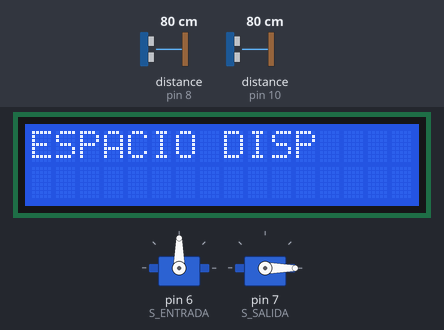
The sketch below on a simulated Arduino Uno, built with avr-gcc and run on an emulated ATmega328P. Shown: 16×2 character LCD, 2 × servo. Wiring (inferred from the names in the program): 2 × ultrasonic range finder: trigger pin 9, echo pin 8 / trigger pin 13, echo pin 10. The test bench sets the inputs (shaded band); at power-on: distance to the obstacle (sensors on pin 8, pin 10) 80 cm. The echo pulse lasts 58.3 µs per cm.

Above: at 1.2 s.
1.3 s: distance to the obstacle (sensor on pin 8) set to 27 cm
2.9 s: distance to the obstacle (sensor on pin 8) set to 23 cm
At 4.7 s:
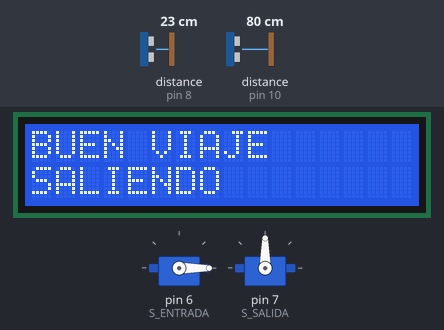
5.6 s: distance to the obstacle (sensor on pin 10) set to 199 cm
7.1 s: distance to the obstacle (sensor on pin 10) set to 206 cm
At 8.1 s:
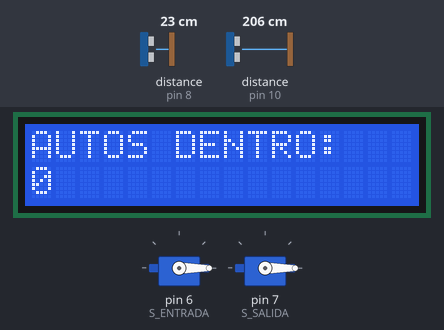
8.9 s: distance to the obstacle (sensor on pin 8) set to 35 cm
At 9.4 s:
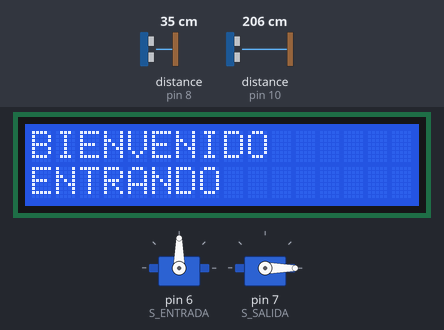
10.5 s: distance to the obstacle (sensor on pin 10) set to 174 cm
12.0 s: distance to the obstacle (sensor on pin 10) set to 166 cm
At 13.5 s:
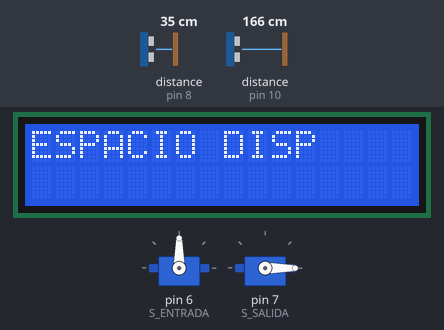
Timing chart, 0 to 14.8 s (numbered marks = the images above; inputs shaded):
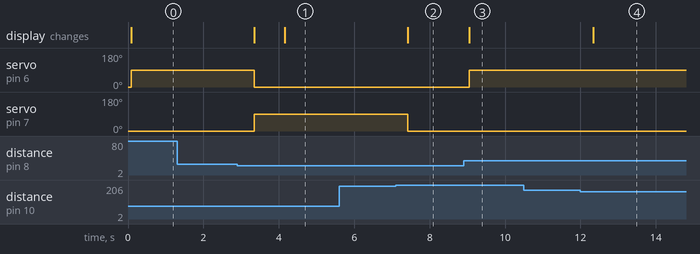

Measured:
- the behaviour switches between 26 and 25 cm on distance to the obstacle (sensor on pin 8) (found by bisection; images 0 and 1)
- the behaviour switches between 201 and 202 cm on distance to the obstacle (sensor on pin 10) (found by bisection; images 1 and 2)
- the behaviour switches between 171 and 170 cm on distance to the obstacle (sensor on pin 10) (found by bisection; images 3 and 4)
- after the input at 1.3 s, every drawn part: stays the same
- after the input at 2.9 s, servo on pin 6 (S_ENTRADA): 90° → 0° after 0.45 s; servo on pin 7 (S_SALIDA): 0° → 90° after 0.45 s; the display: first changes after 0.45 s (image 1 shows a later state)
- after the input at 5.6 s, every drawn part: stays the same
- after the input at 7.1 s, servo on pin 7 (S_SALIDA): 90° → 0° after 0.32 s; the display: changes after 0.32 s (image 2)
- after the input at 8.9 s, servo on pin 6 (S_ENTRADA): 0° → 90° after 0.16 s; the display: changes after 0.16 s (image 3)
- after the input at 10.5 s, every drawn part: stays the same
- after the input at 12.0 s, the display: changes after 0.33 s (image 4)

The sketch:

Talanquera.ino
```cpp
#define T_SALIDA 13
#define E_SALIDA 10
#define T_ENTRADA 9
#define E_ENTRADA 8
#define S_ENTRADA 6
#define S_SALIDA 7

#include <LiquidCrystal.h>
#include <Servo.h>


float sonido = 34300.0;
int dentro = 0;
bool entrando = false;
bool saliendo = false;
bool entroOSalio = false;
int segundosEntrando = 0;
int segundosSaliendo = 0;

LiquidCrystal lcd(12, 11, 5, 4, 3, 2);
Servo servoEntrada;
Servo servoSalida;


void setup() {
  lcd.begin(16, 2);
  servoEntrada.attach(S_ENTRADA);
  servoSalida.attach(S_SALIDA);
  servoEntrada.write(0);
  servoSalida.write(0);
  pinMode(T_ENTRADA,OUTPUT);
  pinMode(T_SALIDA,OUTPUT);
  pinMode(E_ENTRADA,INPUT);
  pinMode(E_SALIDA,INPUT);
}

void loop() {
  digitalWrite(T_ENTRADA,HIGH);
  delayMicroseconds(1);
  digitalWrite(T_ENTRADA,LOW);

  long tiempoEntrada = pulseIn(E_ENTRADA,HIGH);
  int distanciaEntrada = tiempoEntrada * 0.000001 * sonido / 2.0;

  digitalWrite(T_SALIDA,HIGH);
  delayMicroseconds(1);
  digitalWrite(T_SALIDA,LOW);

  long tiempoSalida = pulseIn(E_SALIDA,HIGH);
  int distanciaSalida = tiempoSalida * 0.000001 * sonido / 2.0;

  if(distanciaEntrada > 25 && distanciaEntrada < 90 && entrando == false && dentro < 5){
    entrando = true;
    servoEntrada.write(90);
    lcd.clear();
    lcd.setCursor(0,0);
    lcd.print("BIENVENIDO");
    lcd.setCursor(0,1);
    lcd.print("ENTRANDO ");
    lcd.setCursor(8,1);
    segundosEntrando = segundosEntrando + 1;
  }
  else{
    if(distanciaEntrada > 25 && distanciaEntrada < 90 && entrando == true){
      lcd.clear();
      lcd.setCursor(0,0);
      lcd.print("BIENVENIDO");
      lcd.setCursor(0,1);
      lcd.print("ENTRANDO ");
      lcd.setCursor(8,1);
      segundosEntrando = segundosEntrando + 1;
    }
    if(dentro == 5 && distanciaEntrada > 25 && distanciaEntrada < 90){
      lcd.clear();
      lcd.setCursor(0,0);
      lcd.print("  BIENVENIDO");
      lcd.setCursor(0,1);
      lcd.print(" PARQUEO LLENO");
    }
  }

  if(distanciaEntrada < 25 && entrando == true && dentro < 5){ //|| distanciaEntrada > 90
    servoEntrada.write(0);
    dentro = dentro + 1;
    entrando = false;
    entroOSalio = true;
    segundosEntrando = 0;
  }

  if(distanciaSalida > 75 && distanciaSalida < 170 && saliendo == false && dentro > 0){
    saliendo = true;
    servoSalida.write(90);
    lcd.clear();
    lcd.setCursor(0,0);
    lcd.print("BUEN VIAJE");
    lcd.setCursor(0,1);
    lcd.print("SALIENDO ");
    lcd.setCursor(8,1);
    segundosSaliendo = segundosSaliendo + 1;
  }
  else{
    if(distanciaSalida > 55 && distanciaSalida < 170 && saliendo == true){
      lcd.clear();
      lcd.setCursor(0,0);
      lcd.print("BUEN VIAJE");
      lcd.setCursor(0,1);
      lcd.print("SALIENDO ");
      lcd.setCursor(8,1);
      segundosSaliendo = segundosSaliendo + 1;
    }
    if(dentro <= 0 && distanciaSalida > 25 && distanciaSalida < 170){
      lcd.clear();
      lcd.setCursor(0,0);
      lcd.print("ESPACIO DISP");
    }
  }

  if(distanciaSalida > 200  && saliendo == true && dentro > 0){ //|| distanciaSalida < 120
    servoSalida.write(0);
    dentro = dentro - 1;
    saliendo = false;
    entroOSalio = true;
    segundosSaliendo = 0;
  }

  if(entroOSalio == true){
    lcd.clear();
    lcd.setCursor(0,0);
    lcd.print("AUTOS DENTRO:");
    lcd.setCursor(0,1);
    lcd.print(dentro);
    entroOSalio = false;
  }


  delay(800);

}
```
